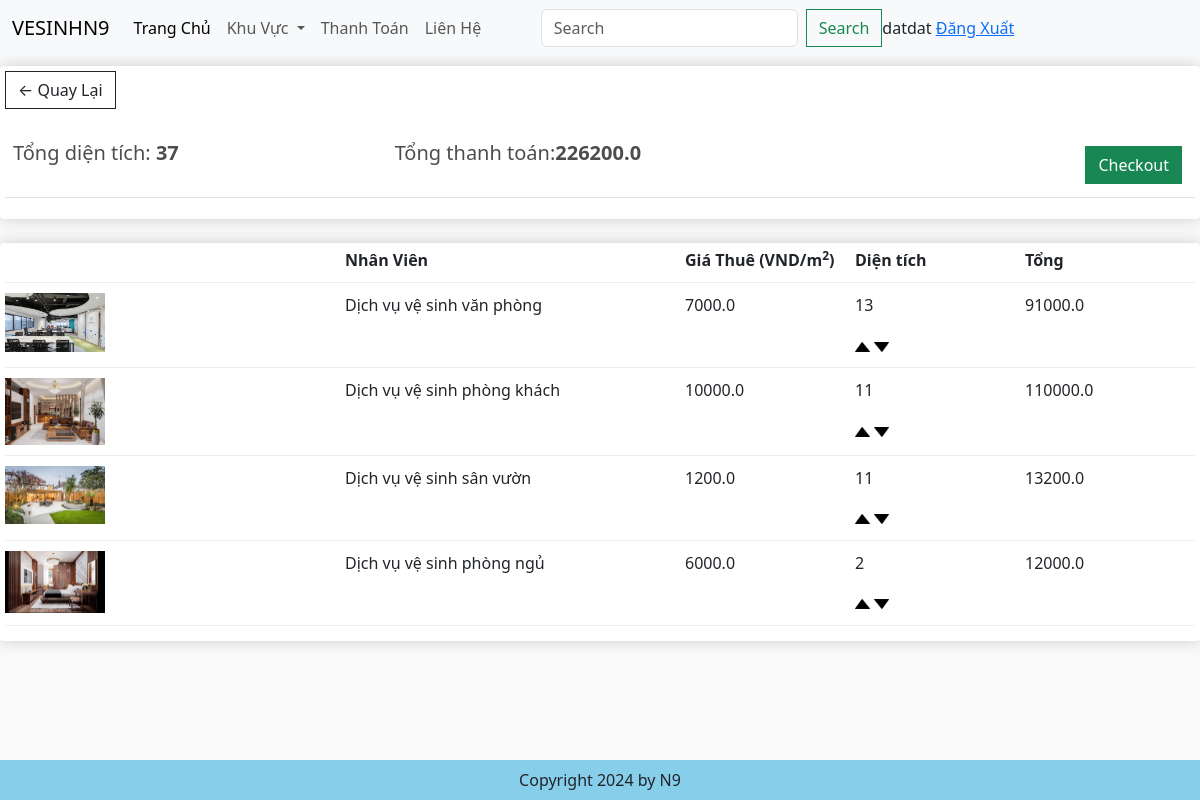
The app's page /cart/ (signed in) with its own data.
### app/models.py (models this page shows, shortened)
class Order(models.Model): #t
     customer = models.ForeignKey(User,on_delete=models.SET_NULL,null=True,blank=True)
     date_order = models.DateTimeField(auto_now_add=True)
     complete = models.BooleanField(default=False,null=True,blank=False)
     transaction_id = models.CharField(max_length=200,null=True)
     @property
     def get_cart_items(self):
        order_nhanviens = self.order_nhanvien_set.all()  # Đảm bảo là `order_nhanvien_set` chứ không phải `ordernhanvien_set`
        total_area = sum([item.dientich for item in order_nhanviens])  # Tổng diện tích
        return total_area
     @property
     def get_cart_total(self):
        order_nhanviens = self.order_nhanvien_set.all()  # Đảm bảo là `order_nhanvien_set` chứ không phải `ordernhanvien_set`
        total_value = sum([item.get_total for item in order_nhanviens])  # Tổng giá trị
        return total_value

class Order_nhanvien(models.Model):
     nhanvien = models.ForeignKey(Nhanvien,on_delete=models.SET_NULL,null=True,blank=True)
     order = models.ForeignKey(Order,on_delete=models.SET_NULL,null=True,blank=True)
     dientich=models.IntegerField(default=0, null=True, blank=True)
     date_added = models.DateTimeField(auto_now_add=True)
     @property
     def get_total(self):
          total = float(self.nhanvien.price) * float(self.dientich)
          return total

class Nhanvien(models.Model): #sanpham
     category = models.ManyToManyField(Category, related_name='nhanvien')
     name = models.CharField(max_length=200,null=True)
     price = models.CharField(max_length=200, null=False, default="0")
     image = models.ImageField(null=True,blank=True)
     detail = models.TextField(null=True,blank=True)
     @property
     def imageurl(self):
        try:
            return self.image.url
        except ValueError:
            return ''

### app/views.py (the view)
# urls.py: path('cart/', views.cart, name="cart"), #thanh toan
def cart(request): #gio hang
    if request.user.is_authenticated:
        customer = request.user
        order, created= Order.objects.get_or_create(customer= customer,complete=False)
        items= order.order_nhanvien_set.all()
        user_not_login ="hidden"
        user_login ="show"
    else:
        items=[]
        order={'get_cart_items':0,'get_cart_total':0}
        user_not_login ="show"
        user_login ="hidden"
    context= {'items':items,'order':order,'user_not_login':user_not_login, 'user_login':user_login}
    return render(request, 'app/cart.html', context)

### app/templates/app/cart.html
{% extends 'app/base.html' %}
{% load static %}
{% block cart_content %}
<div class="row">
	<div class="col-lg-12">
		<div class="box-element">
			<a  class="btn btn-outline-dark" href="{% url 'home' %}">&#x2190; Quay Lại</a>
			<br>
			<br>
			<table class="table">
				<tr>
					<th><h5>Tổng diện tích: <strong>{{order.get_cart_items}}</strong></h5></th>
					<th><h5>Tổng thanh toán:<strong>{{order.get_cart_total}}</strong></h5></th>
					<th>
						<a  style="float:right; margin:5px;" class="btn btn-success" href="{% url 'checkout' %}">Checkout</a>
					</th>
				</tr>
			</table>
		</div>
		<br>
		<div class="box-element">
			<div class="cart-row">
				<div style="flex:2"></div>
				<div style="flex:2"><strong>Nhân Viên</strong></div>
				<div style="flex: 1">
					<strong>Giá Thuê (VND/m<sup>2</sup>)</strong>
				</div>
				<div style="flex:1"><strong>Diện tích</strong></div>
				<div style="flex:1"><strong>Tổng</strong></div>
			</div>
			{% for item in items %}
			<div class="cart-row">
				<div style="flex:2"><img class="row-image" src="{{item.nhanvien.imageurl}}"></div>
				<div style="flex:2"><p>{{item.nhanvien.name}}</p></div>
				<div style="flex:1"><p>{{item.nhanvien.price}} </p></div>
				<div style="flex:1">
					<p class="dientich">{{item.dientich}}</p>
					<div class="dientich">
						<img data-nhanvien="{{item.nhanvien.id}}" data-action="add" class="chg-dientich update-cart"
                          src="{% static 'app/images/arrow-up.png' %}"
                          style="width: 15px; height: 10px; margin: 5px 0;">
                        <img data-nhanvien="{{item.nhanvien.id}}" data-action="remove" class="chg-dientich update-cart"
                          src="{% static 'app/images/arrow-down.png' %}"
                          style="width: 15px; height: 10px; margin: 5px 0;">
					</div>
				</div>
				<div style="flex:1"><p>{{item.get_total}}</p></div>
			</div>
            {% endfor %}
		</div>
	</div>
</div>
{% endblock cart_content %}

### app/templates/app/base.html (shortened to what this page needs)
{% load static %}
<!DOCTYPE html>
<html>
    <head>
        <link href="https://cdn.jsdelivr.net/npm/bootstrap@5.3.3/dist/css/bootstrap.min.css" rel="stylesheet">
        <link href-"{% static 'app/css/style.css' %}" rel="stylesheet" />
        <link href-"{% static 'app/css/owl.carousel.min.css' %}" rel="stylesheet" />
        <link href-"{% static 'app/css/all.min.css' %}" rel="stylesheet" />
        <link rel="stylesheet" type="text/css" href="{% static 'app/css/main.css' %}">
        <link rel="stylesheet" href="">
    </head>
    <body>
        <nav class="navbar navbar-expand-lg bg-body-tertiary">
            <div class="container-fluid">
              <a class="navbar-brand" href="{% url 'home' %}">VESINHN9</a>
              <div class="collapse navbar-collapse" id="navbarSupportedContent">
                <ul class="navbar-nav me-auto mb-2 mb-lg-0">
                  <li class="nav-item">
                    <a class="nav-link active" aria-current="page" href="{% url 'home' %}">Trang Chủ</a>
                  </li>
                  <li class="nav-item dropdown">
                    <a class="nav-link dropdown-toggle" href="#" role="button" data-bs-toggle="dropdown" aria-expanded="false">
                      Khu Vực
                    </a>
                  </li>
                  <li class="nav-item">
                    <a class="nav-link" href="{% url 'cart' %}">Thanh Toán </a>
                  </li>
                  <li class="nav-item">
                    <a class="nav-link " href="#">Liên Hệ </a>
                  </li>
                </ul>
                <form class="d-flex" role="search" method = POST action ="{% url 'search' %}">
                  <input class="form-control me-2" type="search" placeholder="Search" aria-label="Search" name = "searched">
                  <button class="btn btn-outline-success" type="submit">Search</button>
                </form>
                <div class="form-inline my-2 my-lg-0" style ="visibility: {{user_login}}">
                  <span> {{request.user}} </span>
                  <span><a href= '{% url 'logout'%}'> Đăng Xuất </span>
                </div>
          </nav>
          {% block cart_content %}{% endblock cart_content %}
          <footer class="container-fluid text-center fixed-bottom p-2 mt-5" style="background-color: skyblue;">
            Copyright 2024 by N9
          </footer>
    </body>
</html>

### app/static/app/css/main.css (style rules this page uses)
body { background-color: hsl(0, 0%, 98%); }
h1,h2,h3,h4,h5,h6 { color:hsl(0, 0%, 30%); }
.box-element { box-shadow:hsl(0, 0%, 80%) 0 0 16px; background-color: #fff; border-radius: 4px; padding: 5px; }
.col-lg-3, .col-lg-4, .col-lg-6, .col-lg-8, .col-lg-12 { margin-top: 10px; }
.btn { border-radius: 0; }
.row-image { width: 100px; }
.cart-row { display: flex; align-items: flex-stretch; padding-bottom: 10px; margin-bottom: 10px; border-bottom: 1px solid #ececec; }

### records on screen
Order: get_cart_items "37", get_cart_total "226200.0"
Order_nhanvien: nhanvien.imageurl (picture), nhanvien.name "Dịch vụ vệ sinh văn phòng", nhanvien.price "7000.0", dientich "13", get_total "91000.0"
Order_nhanvien: nhanvien.imageurl (picture), nhanvien.name "Dịch vụ vệ sinh phòng khách", nhanvien.price "10000.0", dientich "11", get_total "110000.0"
Order_nhanvien: nhanvien.imageurl (picture), nhanvien.name "Dịch vụ vệ sinh sân vườn", nhanvien.price "1200.0", dientich "11", get_total "13200.0"
Order_nhanvien: nhanvien.imageurl (picture), nhanvien.name "Dịch vụ vệ sinh phòng ngủ", nhanvien.price "6000.0", dientich "2", get_total "12000.0"

### other values on screen
{{ request.user }} "datdat"
